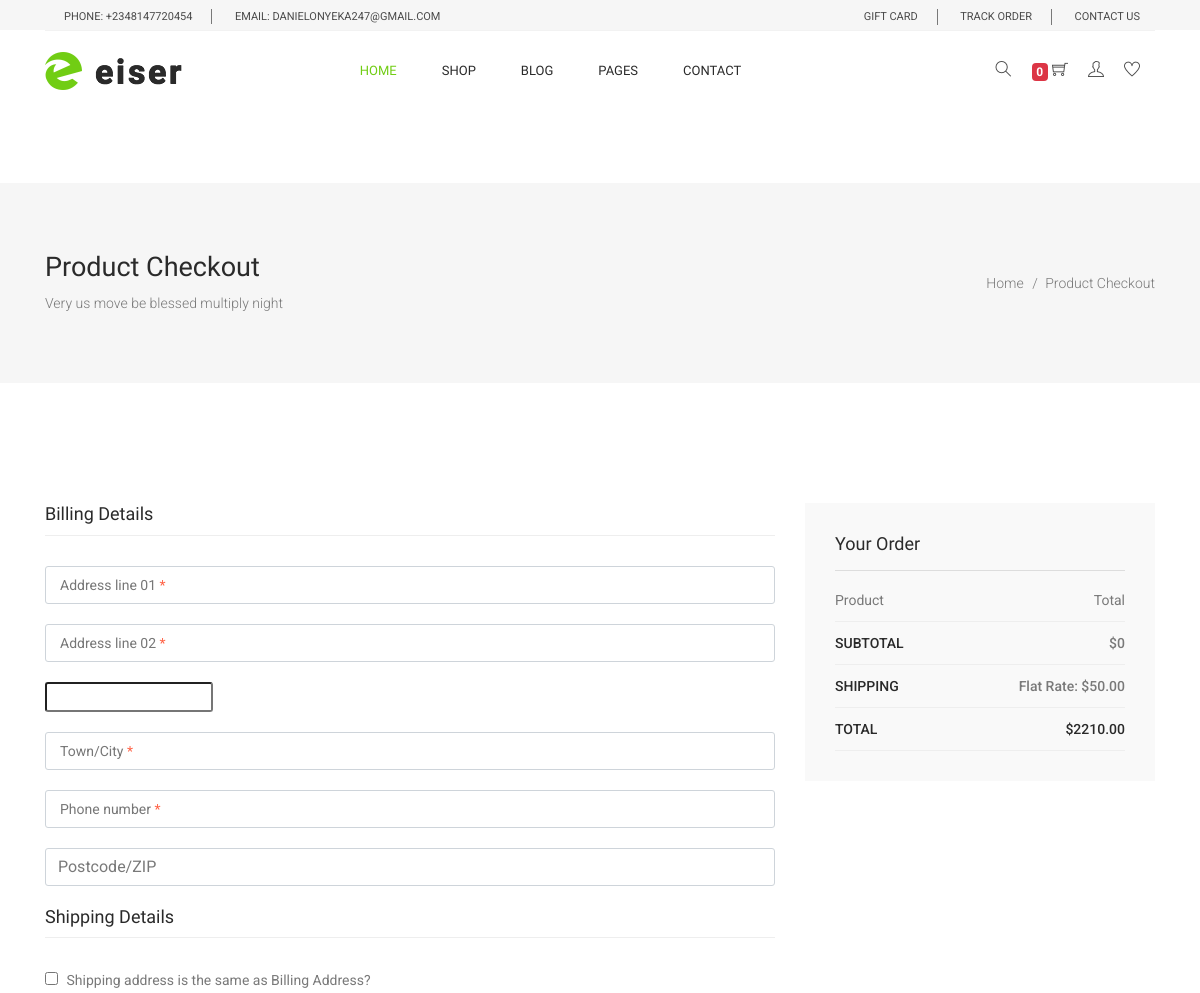
/checkout/ (signed in, upper part), run on an earlier commit of the app's database.
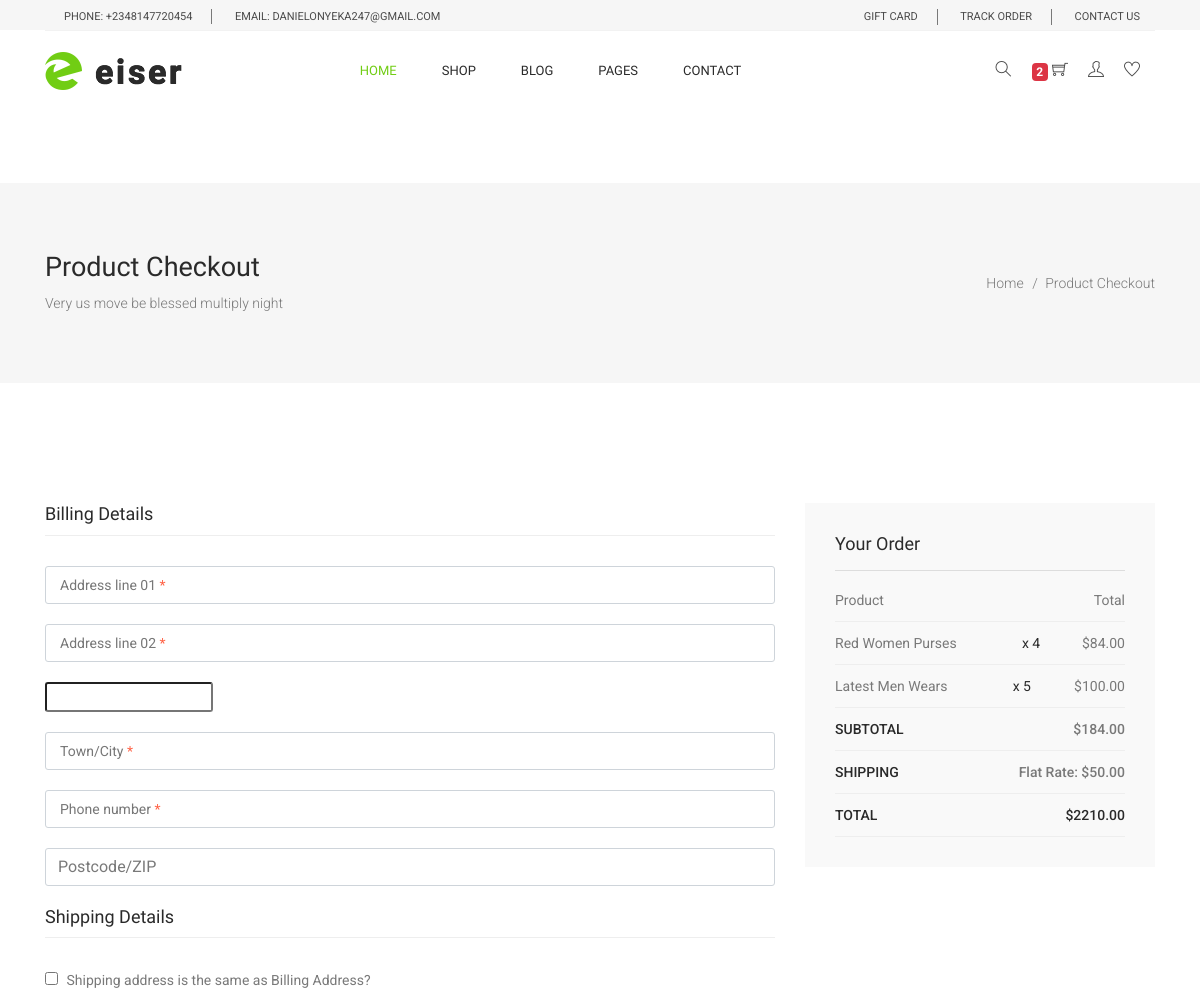
And on a later commit of the database.
### order/models.py (models this page shows, shortened)
class Order(models.Model):
    user = models.ForeignKey(settings.AUTH_USER_MODEL,
                             on_delete=models.CASCADE)
    items = models.ManyToManyField(OrderItem)
    start_date = models.DateTimeField(auto_now_add=True)
    ordered_date = models.DateTimeField()
    ordered = models.BooleanField(default=False)
    billing_address = models.ForeignKey(
        'BillingAddress', on_delete=models.SET_NULL, blank=True, null=True
    )
    payment = models.ForeignKey(
        'Payment', on_delete=models.SET_NULL, blank=True, null=True
    )
    coupon = models.ForeignKey(
        'Coupon', on_delete=models.SET_NULL, blank=True, null=True
    )
    def get_total(self):
        total = 0
        for order_item in self.items.all():
            total += order_item.get_final_price()
        return total

class OrderItem(models.Model):
    user = models.ForeignKey(settings.AUTH_USER_MODEL,
                             on_delete=models.CASCADE)
    ordered = models.BooleanField(default=False)
    item = models.ForeignKey(Item, on_delete=models.CASCADE)
    quantity = models.IntegerField(default=1)
    def get_total_discount_item_price(self):
        return self.quantity * self.item.discount_price
    def get_final_price(self):
        if self.item.discount_price:
            return self.get_total_discount_item_price()
        return self.get_total_item_price()

### shop/models.py (models this page shows, shortened)
class Item(models.Model):
    category = models.ForeignKey(Category, related_name='products', on_delete=models.CASCADE)
    name = models.CharField(max_length=200, db_index=True)
    slug = models.SlugField(max_length=200, db_index=True)
    image = models.ImageField(upload_to='products/%Y/%m/%d', blank=True)
    feature = models.BooleanField(default=False)
    price = models.DecimalField(max_digits=10, decimal_places=2)
    discount_price = models.DecimalField(max_digits=10, decimal_places=2, blank=True, null=True)
    description = models.TextField()
    label = models.ForeignKey(Label, on_delete=models.CASCADE)
    specification = models.ForeignKey(Specification, on_delete=models.CASCADE)
    created = models.DateTimeField(auto_now_add=True)
    updated = models.DateTimeField(auto_now=True)
    available = models.CharField(choices=AVAILIBILITY, max_length=12)

### order/views.py (the view, shortened to what this page needs)
# urls.py: path('checkout/', CheckoutView.as_view(), name='checkout'),
class CheckoutView(View):
    def get(self, *args, **kwargs):
        form=CheckoutForm()
        order = Order.objects.get(user=self.request.user, ordered=False)
        context = {
            'form': form,
            'order': order
        }
        return render(self.request, 'orders/order/checkout.html', context)

### shop/templatetags/cart_template_tags.py (called while the page is built)
@register.filter
def cart_item_count(user):
    if user.is_authenticated:
        qs = Order.objects.filter(user=user, ordered=False)
        if qs.exists():
            return qs[0].items.count()
    return 0

### order/templates/orders/order/checkout.html (shortened to what this page needs)
{% extends 'base.html' %}
{% load static %}
{% block content %}
    <section class="banner_area">
      <div class="banner_inner d-flex align-items-center">
        <div class="container">
          <div class="banner_content d-md-flex justify-content-between align-items-center">
            <div class="mb-3 mb-md-0">
              <h2>Product Checkout</h2>
              <p>Very us move be blessed multiply night</p>
            </div>
            <div class="page_link">
              <a href="{% url 'shop:index' %}">Home</a>
              <a href="{% url 'order:checkout' %}">Product Checkout</a>
            </div>
          </div>
        </div>
      </div>
    </section>
    <section class="checkout_area section_gap">
      <div class="container">
        <div class="billing_details">
          <div class="row">
            <div class="col-lg-8">
              <h3>Billing Details</h3>
              <form class="row contact_form" method="POST">
                <div class="col-md-12 form-group p_star">
                  {{form.shipping_address}}
                  <span class="placeholder" data-placeholder="Address line 01"></span>
                </div>
                <div class="col-md-12 form-group p_star">
                  {{form.apartment_address}}
                  <span class="placeholder" data-placeholder="Address line 02"></span>
                </div>
                <div class="col-md-6 form-group p_star">
                  {{form.country}}
                </div>
                <div class="col-md-12 form-group p_star">
                  {{form.city}}
                  <span class="placeholder" data-placeholder="Town/City"></span>
                </div>
                <div class="col-md-12 form-group p_star">
                  {{form.number}}
                  <span class="placeholder" data-placeholder="Phone number"></span>
                </div>
                <div class="col-md-12 form-group">
                  {{form.zip}}
                </div>
                <div class="col-md-12 form-group">
                  <div class="creat_account">
                    <h3>Shipping Details</h3>
                    <div class="">
                      <input {% if form.same_shipping_address.value %}checked{% endif %} type="checkbox" id="f-option3" name="selector" />
                      <label for="f-option3">Shipping address is the same as Billing Address?</label>
                    </div>
                  </div>
                </div>
              </form>
            </div>
            <div class="col-lg-4">
              <div class="order_box">
                <h2>Your Order</h2>
                <ul class="list">
                  <li>
                    <a href="#"
                      >Product
                      <span>Total</span>
                    </a>
                  </li>
                  {% for order_item in order.items.all %}
                  <li>
                    <a href="#">{{ order_item.item.name }}
                      <span class="middle">x {{ order_item.quantity }}</span>
                      <span class="last">${{order_item.get_final_price }}</span>
                    </a>
                  </li>
                  {% endfor %}
                </ul>
                <ul class="list list_2">
                  <li>
                    <a href="#">Subtotal
                      <span>${{ order.get_total }}</span>
                    </a>
                  </li>
                  <li>
                    <a href="#">Shipping
                      <span>Flat rate: $50.00</span>
                    </a>
                  </li>
                  <li>
                    <a href="#">Total
                      <span>$2210.00</span>
                    </a>
                  </li>
                </ul>
              </div>
            </div>
          </div>
        </div>
      </div>
    </section>
{% endblock content %}

### shop/templates/base.html (shortened to what the changed rows need)
{% load static %}
{% load cart_template_tags %}
<!DOCTYPE html>
<html lang="en">
<head>
  <link rel="stylesheet" href="{% static 'css/bootstrap.css' %}" />
  <link rel="stylesheet" href="{% static 'vendors/linericon/style.css' %}" />
  <link rel="stylesheet" href="{% static 'css/font-awesome.min.css' %}" />
  <link rel="stylesheet" href="{% static 'css/themify-icons.css' %}" />
  <link rel="stylesheet" href="{% static 'css/flaticon.css' %}" />
  <link rel="stylesheet" href="{% static 'vendors/owl-carousel/owl.carousel.min.css' %}" />
  <link rel="stylesheet" href="{% static 'vendors/lightbox/simpleLightbox.css' %}" />
  <link rel="stylesheet" href="{% static 'vendors/nice-select/css/nice-select.css' %}" />
  <link rel="stylesheet" href="{% static 'vendors/animate-css/animate.css' %}" />
  <link rel="stylesheet" href="{% static 'vendors/jquery-ui/jquery-ui.css' %}" />
  <link rel="stylesheet" href="{% static 'css/style.css' %}" />
  <link rel="stylesheet" href="{% static 'css/responsive.css' %}" />
</head>
<body>
  <header class="header_area">
    <div class="main_menu">
      <div class="container">
        <nav class="navbar navbar-expand-lg navbar-light w-100">
          <div class="collapse navbar-collapse offset w-100" id="navbarSupportedContent">
            <div class="row w-100 mr-0">
              <div class="col-lg-5 pr-0">
                <ul class="nav navbar-nav navbar-right right_nav pull-right">
                  <li class="nav-item">
                    <a href="{% url 'order:cart' %}" class="icons">
                      <span class="badge badge-danger pt-20">{{ request.user|cart_item_count }}</span>
                      <i class="ti-shopping-cart"></i>
                    </a>
                  </li>
                </ul>
              </div>
            </div>
          </div>
        </nav>
      </div>
    </div>
  </header>
    {% block content %}
    {% endblock content %}
  </body>
</html>

What changed in the data, as far as the page shows it:
no longer on this page (row edited): Order: get_total "0"
now on this page (row edited): OrderItem: item.name "Red Women Purses", quantity "4", get_final_price "84.00"
now on this page (row edited): OrderItem: item.name "Latest Men Wears", quantity "5", get_final_price "100.00"
added Order: get_total "184.00"
Also different on the page:
{{ request.user|cart_item_count }}: "0" → "2"
